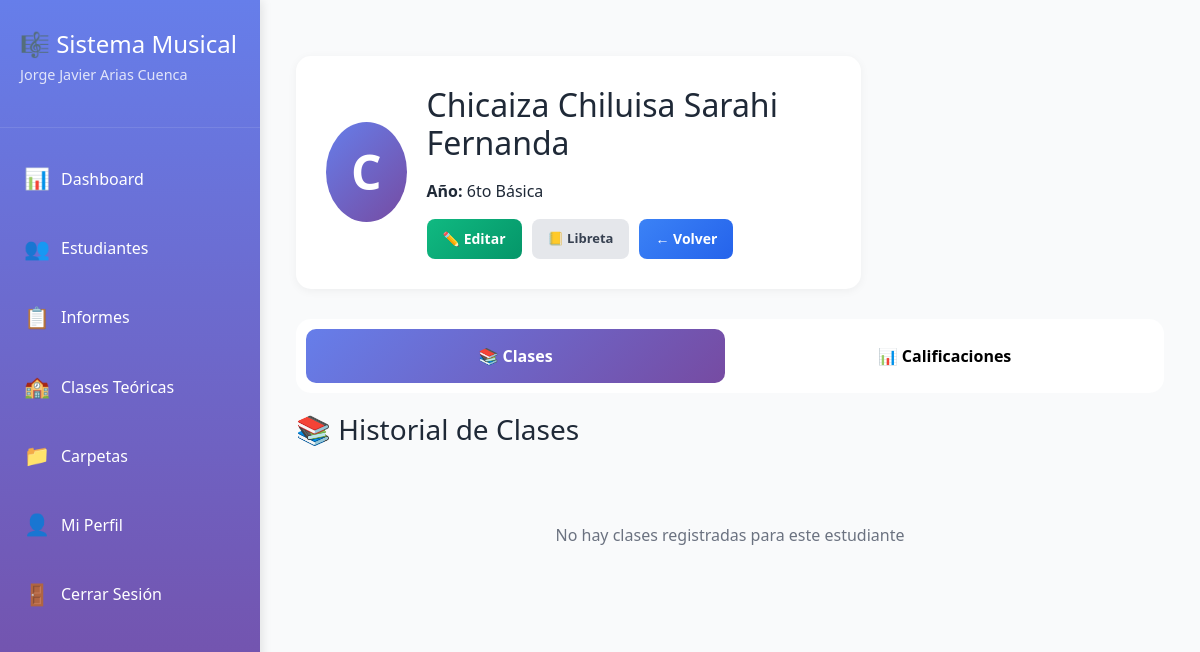
The app's page /teachers/estudiantes/1/ (signed in), older data.
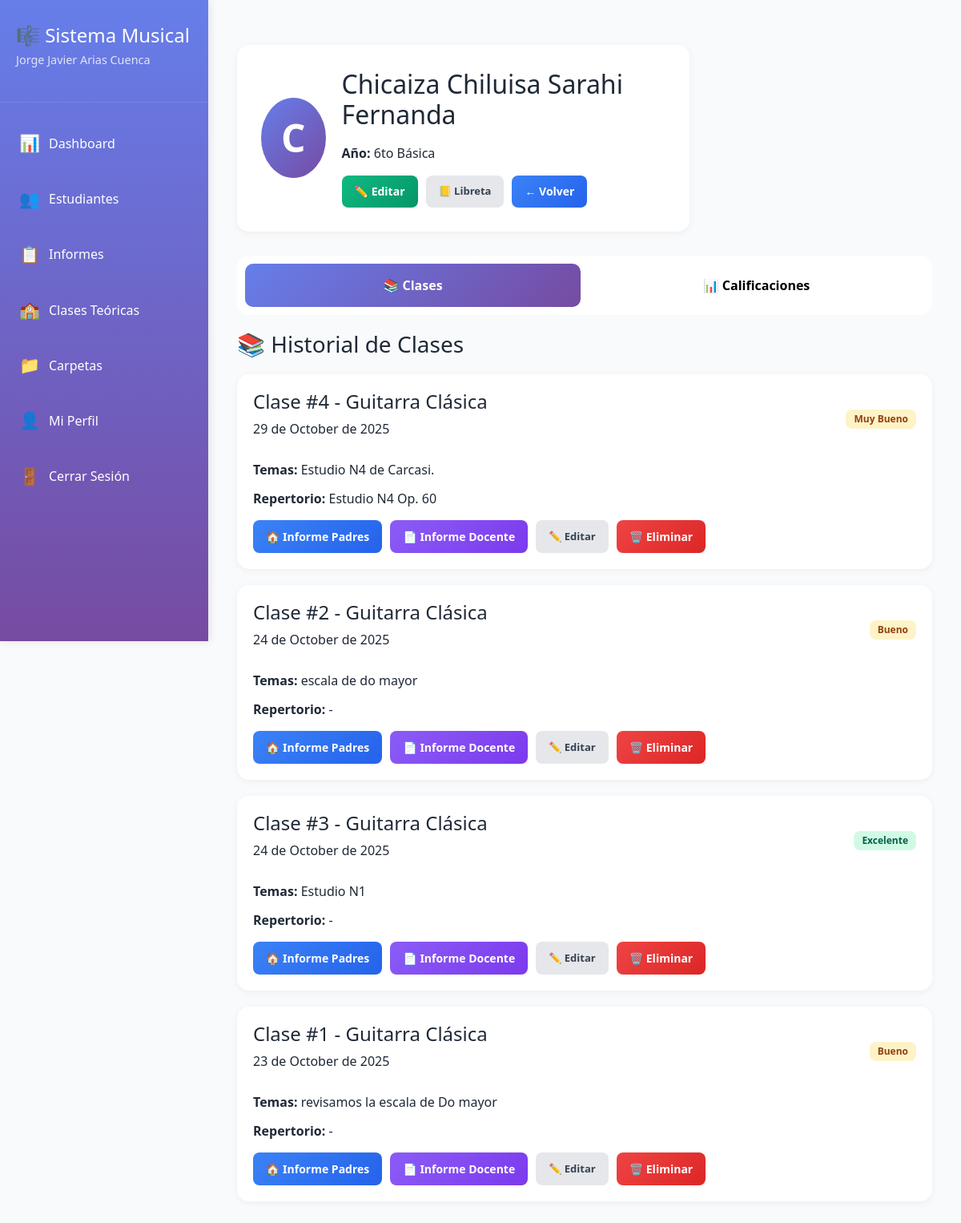
The same page, newer data.
### classes/models.py (models this page shows, shortened)
class Activity(models.Model):
    SUBJECT_CHOICES = [
        ('Guitarra Clásica', '🎸 Guitarra Clásica'),
        ('Conjunto Instrumental', '🎺 Conjunto Instrumental'),
        ('Creación y Arreglos Musicales', '🎵 Creación y Arreglos Musicales'),
    ]
    PERFORMANCE_CHOICES = [
        ('Excelente', 'Excelente'),
        ('Muy Bueno', 'Muy Bueno'),
        ('Bueno', 'Bueno'),
        ('Regular', 'Regular'),
        ('Necesita mejorar', 'Necesita mejorar'),
    ]
    student = models.ForeignKey(Student, on_delete=models.CASCADE, related_name='activities', verbose_name="Estudiante")
    clase = models.ForeignKey(Clase, on_delete=models.CASCADE, related_name='activities')
    subject = models.CharField(max_length=100, choices=SUBJECT_CHOICES, verbose_name="Materia")
    class_number = models.PositiveIntegerField(verbose_name="Número de clase")
    date = models.DateField(verbose_name="Fecha de clase")
    topics_worked = models.TextField(blank=True, verbose_name="Temas trabajados")
    techniques = models.TextField(blank=True, verbose_name="Técnicas desarrolladas")
    pieces = models.CharField(max_length=500, blank=True, verbose_name="Piezas/Repertorio")
    performance = models.CharField(max_length=50, choices=PERFORMANCE_CHOICES, default='Bueno', verbose_name="Desempeño")
    strengths = models.TextField(blank=True, verbose_name="Fortalezas")
    areas_to_improve = models.TextField(blank=True, verbose_name="Áreas a mejorar")
    homework = models.TextField(blank=True, verbose_name="Tareas para casa")
    practice_time = models.PositiveIntegerField(
        default=30,
        validators=[MinValueValidator(15), MaxValueValidator(180)],
        verbose_name="Tiempo de práctica (minutos)"
    )
    observations = models.TextField(blank=True, verbose_name="Observaciones")
    created_at = models.DateTimeField(auto_now_add=True)
    updated_at = models.DateTimeField(auto_now=True)
    class Meta:
        ordering = ['-date', '-class_number']
        verbose_name = "Actividad"
        verbose_name_plural = "Actividades"
        unique_together = ['student', 'subject', 'class_number']

### teachers/views.py (the view)
# urls.py: path('estudiantes/<int:student_id>/', views.student_detail_view, name='student_detail'),
@teacher_required
def student_detail_view(request, student_id):
    teacher = request.user.teacher_profile
    student = get_object_or_404(Student, id=student_id, teacher=teacher)
    activities = student.activities.all().order_by('-date')
    grades = student.grades.all().order_by('-date')
    subjects_stats = {}
    for subject_code, subject_name in Activity.SUBJECT_CHOICES:
        count = activities.filter(subject=subject_code).count()
        if count > 0:
            subjects_stats[subject_name] = count
    return render(request, 'teachers/student_detail.html', {
        'student': student,
        'activities': activities,
        'grades': grades,
        'subjects_stats': subjects_stats,
    })

### teachers/templates/teachers/student_detail.html (shortened to what this page needs)
{% extends 'teachers/base.html' %}
{% block content %}
<div class="student-detail-header">
  <div class="student-info-card">
    <div class="student-avatar-large">{{ student.name.0 }}</div>
    <div>
      <h2>{{ student.name }}</h2>
      <p><strong>Año:</strong> {{ student.grade }}</p>
      <div class="mt-3" style="display:flex; gap:10px; flex-wrap:wrap;">
        <a href="{% url 'teachers:student_edit' student.id %}" class="btn btn-primary">✏️ Editar</a>
        <a href="{% url 'teachers:report_card' student.id %}" class="btn btn-view">📒 Libreta</a>
        <a href="{% url 'teachers:estudiantes' %}" class="btn btn-secondary">← Volver</a>
      </div>
    </div>
  </div>
</div>
<div class="tabs-section mt-20">
  <div class="tabs">
    <button class="tab active" onclick="showSection('activities')">📚 Clases</button>
    <button class="tab" onclick="showSection('grades')">📊 Calificaciones</button>
  </div>
  <div id="activities-section" class="tab-section active">
    <h3 class="mt-20">📚 Historial de Clases</h3>
    {% for activity in activities %}
      <div class="activity-card mt-20">
        <div class="activity-header">
          <div>
            <h4>Clase #{{ activity.class_number }} - {{ activity.subject }}</h4>
            <p>{{ activity.date|date:"d \\d\\e F \\d\\e Y" }}</p>
          </div>
          <span class="badge badge-{{ activity.performance|lower|slugify }}">{{ activity.performance }}</span>
        </div>
        <div style="margin-top: 15px;">
          <p><strong>Temas:</strong> {{ activity.topics_worked|default:"-" }}</p>
          <p><strong>Repertorio:</strong> {{ activity.pieces|default:"-" }}</p>
        </div>
        <div style="display: flex; gap: 10px; margin-top: 15px; flex-wrap:wrap;">
          <a href="{% url 'teachers:download_parent' activity.id %}" class="btn btn-secondary">🏠 Informe Padres</a>
          <a href="{% url 'teachers:download_teacher' activity.id %}" class="btn btn-purple">📄 Informe Docente</a>
          <a href="{% url 'teachers:activity_edit' activity.id %}" class="btn btn-view">✏️ Editar</a>
          <a href="{% url 'teachers:activity_delete' activity.id %}" class="btn btn-danger">🗑️ Eliminar</a>
        </div>
      </div>
    {% empty %}
      <p class="empty-state">No hay clases registradas para este estudiante</p>
    {% endfor %}
  </div>
</div>
{% endblock %}

Row changes from the older to the newer data that the page shows:
added Activity: class_number "4", subject "Guitarra Clásica", date "29 de October de 2025", performance "Muy Bueno", topics_worked "Estudio N4 de Carcasi.", pieces "Estudio N4 Op. 60"
added Activity: class_number "2", subject "Guitarra Clásica", date "24 de October de 2025", performance "Bueno", topics_worked "escala de do mayor", pieces "-"
added Activity: class_number "3", subject "Guitarra Clásica", date "24 de October de 2025", performance "Excelente", topics_worked "Estudio N1", pieces "-"
added Activity: class_number "1", subject "Guitarra Clásica", date "23 de October de 2025", performance "Bueno", topics_worked "revisamos la escala de Do mayor", pieces "-"
Text that changed along with them:
text no longer shown: "No hay clases registradas para este estudiante"
